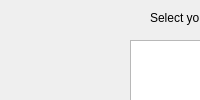
<?xml version="1.0" encoding="UTF-8"?>
<ui version="4.0">
 <class>MainWindow</class>
 <widget class="QMainWindow" name="MainWindow">
  <property name="geometry">
   <rect>
    <x>0</x>
    <y>0</y>
    <width>578</width>
    <height>0</height>
   </rect>
  </property>
  <property name="windowTitle">
   <string>MainWindow</string>
  </property>
  <widget class="QWidget" name="centralwidget">
   <widget class="QTableWidget" name="tableWidget">
    <property name="geometry">
     <rect>
      <x>130</x>
      <y>40</y>
      <width>256</width>
      <height>192</height>
     </rect>
    </property>
   </widget>
   <widget class="QLabel" name="label">
    <property name="geometry">
     <rect>
      <x>150</x>
      <y>10</y>
      <width>351</width>
      <height>16</height>
     </rect>
    </property>
    <property name="text">
     <string>Select your player save:</string>
    </property>
   </widget>
   <widget class="QScrollBar" name="verticalScrollBar">
    <property name="geometry">
     <rect>
      <x>390</x>
      <y>40</y>
      <width>16</width>
      <height>181</height>
     </rect>
    </property>
    <property name="orientation">
     <enum>Qt::Vertical</enum>
    </property>
   </widget>
   <widget class="QPushButton" name="pushButton">
    <property name="geometry">
     <rect>
      <x>380</x>
      <y>250</y>
      <width>75</width>
      <height>24</height>
     </rect>
    </property>
    <property name="text">
     <string>Done</string>
    </property>
   </widget>
   <widget class="QPushButton" name="pushButton_2">
    <property name="geometry">
     <rect>
      <x>60</x>
      <y>250</y>
      <width>75</width>
      <height>24</height>
     </rect>
    </property>
    <property name="text">
     <string>Cancel</string>
    </property>
   </widget>
  </widget>
 </widget>
 <resources/>
 <connections/>
</ui>
